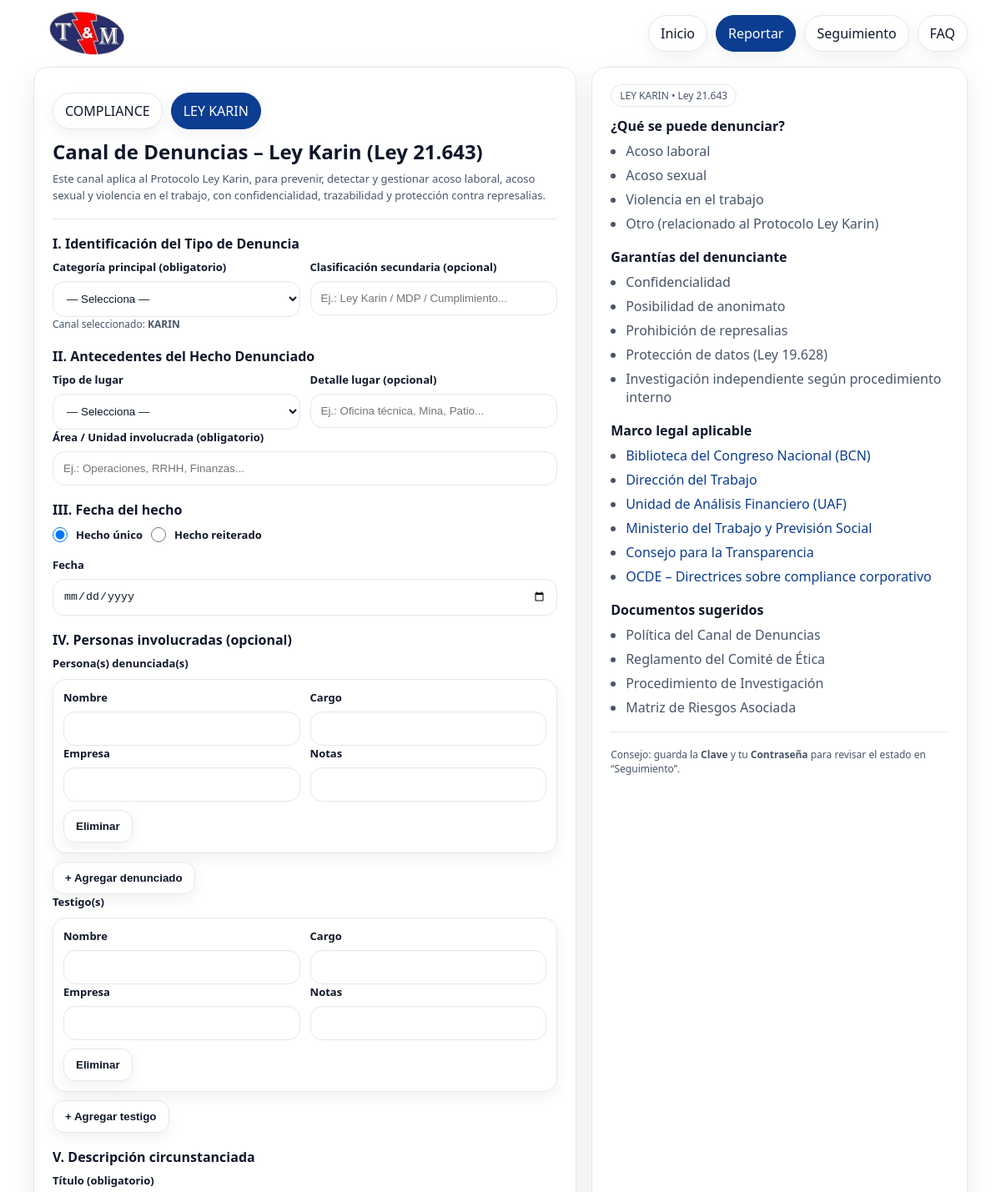
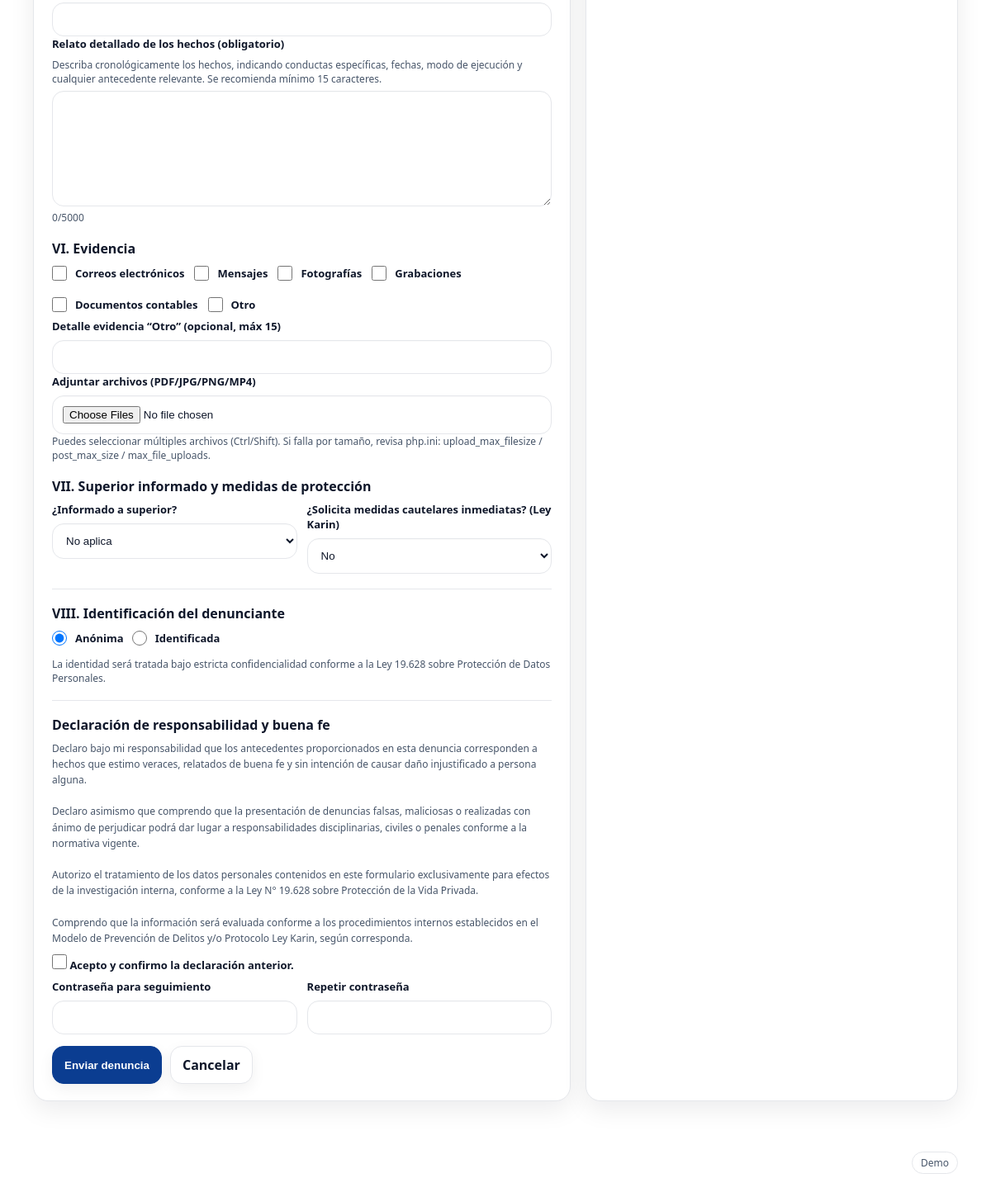
The page /reportar.php?canal=KARIN on the database its author committed (2 pictures, top to bottom).
### tables this page shows
CREATE TABLE `portal_evidence_type` (
  `id` int(11) NOT NULL,
  `code` varchar(40) NOT NULL,
  `name` varchar(120) NOT NULL
);

### _bootstrap.php (called while the page is built, shortened)
<?php
function h($s): string { return htmlspecialchars((string)$s, ENT_QUOTES, 'UTF-8'); }
function base_url(): string {
  $doc = rtrim(str_replace('\\', '/', $_SERVER['DOCUMENT_ROOT'] ?? ''), '/');
  $dir = rtrim(str_replace('\\', '/', __DIR__), '/');
  if ($doc !== '' && strpos($dir, $doc) === 0) {
    $rel = substr($dir, strlen($doc));
    return $rel === '' ? '' : $rel;
  }
  return rtrim(dirname($_SERVER['SCRIPT_NAME'] ?? ''), '/\\');
}

### reportar.php (the view, shortened to what this page needs)
<?php
require_once __DIR__ . "/_header.php";
$db = db_conn();
$canal = strtoupper((string)($_POST['canal'] ?? ($_GET['canal'] ?? 'COMPLIANCE')));
$evidence_types = [];
$res = $db->query("SELECT id, code, name FROM portal_evidence_type ORDER BY id");
if ($res) {
  while ($r = $res->fetch_assoc()) $evidence_types[] = $r;
}
$ui = [];
if ($canal === 'COMPLIANCE') {
  $ui['title'] = "Canal de Denuncias – Modelo de Prevención de Delitos";
  $ui['subtitle'] = "Este canal forma parte del Modelo de Prevención de Delitos implementado conforme a la Ley 20.393 y su reforma por Ley 21.595, garantizando confidencialidad, trazabilidad y protección contra represalias.";
  $ui['what'] = [
    "Cohecho",
    "Administración desleal",
    "Lavado de activos",
    "Receptación",
    "Corrupción entre privados",
    "Fraude contable",
    "Conflictos de interés",
    "Infracciones ambientales",
    "Delitos tributarios",
    "Vulneraciones al Código de Ética",
  ];
} else {
  $ui['title'] = "Canal de Denuncias – Ley Karin (Ley 21.643)";
  $ui['subtitle'] = "Este canal aplica al Protocolo Ley Karin, para prevenir, detectar y gestionar acoso laboral, acoso sexual y violencia en el trabajo, con confidencialidad, trazabilidad y protección contra represalias.";
  $ui['what'] = [
    "Acoso laboral",
    "Acoso sexual",
    "Violencia en el trabajo",
    "Otro (relacionado al Protocolo Ley Karin)",
  ];
}
$ui['guarantees'] = [
  "Confidencialidad",
  "Posibilidad de anonimato",
  "Prohibición de represalias",
  "Protección de datos (Ley 19.628)",
  "Investigación independiente según procedimiento interno",
];
$ui['links'] = [
  ["Biblioteca del Congreso Nacional (BCN)", "https://www.bcn.cl"],
  ["Dirección del Trabajo", "https://www.dt.gob.cl"],
  ["Unidad de Análisis Financiero (UAF)", "https://www.uaf.cl"],
  ["Ministerio del Trabajo y Previsión Social", "https://www.mintrab.gob.cl"],
  ["Consejo para la Transparencia", "https://www.consejotransparencia.cl"],
  ["OCDE – Directrices sobre compliance corporativo", "https://www.oecd.org"],
];
$ui['docs'] = [
  "Política del Canal de Denuncias",
  "Reglamento del Comité de Ética",
  "Procedimiento de Investigación",
  "Matriz de Riesgos Asociada",
];
?>
<div class="report-wrap">
  <div class="grid">
    <div class="card">
      <div class="channel-switch">
        <a class="pill <?= $canal==='COMPLIANCE'?'active':'' ?>" href="<?= h(base_url()) ?>/reportar.php?canal=COMPLIANCE">COMPLIANCE</a>
        <a class="pill <?= $canal==='KARIN'?'active':'' ?>" href="<?= h(base_url()) ?>/reportar.php?canal=KARIN">LEY KARIN</a>
      </div>
      <h2 style="margin:10px 0 6px"><?= h($ui['title']) ?></h2>
      <div class="channel-hint"><?= h($ui['subtitle']) ?></div>
      <div class="hr"></div>
      <form method="post" enctype="multipart/form-data">
        <div class="section-title">I. Identificación del Tipo de Denuncia</div>
        <div class="row">
          <div class="field">
            <label>Categoría principal (obligatorio)</label>
            <select name="category_id" required>
              <option value="0">— Selecciona —</option>
            </select>
            <div class="kpi-note">Canal seleccionado: <b><?= h($canal) ?></b></div>
          </div>
          <div class="field">
            <label>Clasificación secundaria (opcional)</label>
            <input name="secondary_classification" value="<?= h($_POST['secondary_classification'] ?? '') ?>"
                   placeholder="Ej.: Ley Karin / MDP / Cumplimiento..." />
          </div>
        </div>
        <div class="section-title">II. Antecedentes del Hecho Denunciado</div>
        <div class="row">
          <div class="field">
            <label>Tipo de lugar</label>
            <select name="location_type" id="location_type">
              <option value="">— Selecciona —</option>
            </select>
          </div>
          <div class="field">
            <label>Detalle lugar (opcional)</label>
            <input name="location" value="<?= h($_POST['location'] ?? '') ?>" placeholder="Ej.: Oficina técnica, Mina, Patio..." />
          </div>
        </div>
        <div class="field">
          <label>Área / Unidad involucrada (obligatorio)</label>
          <input name="area_unit" value="<?= h($_POST['area_unit'] ?? '') ?>" placeholder="Ej.: Operaciones, RRHH, Finanzas..." required />
        </div>
        <div class="section-title">III. Fecha del hecho</div>
        <div class="field">
          <div class="checkline">
            <label style="display:flex; gap:10px; align-items:center; font-weight:700;">
              <input type="radio" name="event_kind" value="SINGLE" <?= (($_POST['event_kind'] ?? 'SINGLE')!=='REITERATED'?'checked':'') ?>>
              Hecho único
            </label>
            <label style="display:flex; gap:10px; align-items:center; font-weight:700;">
              <input type="radio" name="event_kind" value="REITERATED" <?= (($_POST['event_kind'] ?? '')==='REITERATED'?'checked':'') ?>>
              Hecho reiterado
            </label>
          </div>
          <div id="singleBox" style="margin-top:10px">
            <label>Fecha</label>
            <input type="date" name="occurred_date" value="<?= h($_POST['occurred_date'] ?? '') ?>" />
          </div>
        </div>
        <div class="section-title">IV. Personas involucradas (opcional)</div>
        <div class="field">
          <label>Persona(s) denunciada(s)</label>
          <div id="accusedWrap"></div>
          <div class="btnrow" style="margin-top:10px">
            <button type="button" class="btn secondary" onclick="addRow('accusedWrap','accused')">+ Agregar denunciado</button>
          </div>
        </div>
        <div class="field">
          <label>Testigo(s)</label>
          <div id="witnessWrap"></div>
          <div class="btnrow" style="margin-top:10px">
            <button type="button" class="btn secondary" onclick="addRow('witnessWrap','witness')">+ Agregar testigo</button>
          </div>
        </div>
        <div class="section-title">V. Descripción circunstanciada</div>
        <div class="field">
          <label>Título (obligatorio)</label>
          <input name="subject" value="<?= h($_POST['subject'] ?? '') ?>" required />
        </div>
        <div class="field">
          <label>Relato detallado de los hechos (obligatorio)</label>
          <div class="small" style="margin-bottom:6px">
            Describa cronológicamente los hechos, indicando conductas específicas, fechas, modo de ejecución y cualquier antecedente relevante.
            Se recomienda mínimo 15 caracteres.
          </div>
          <textarea name="description" id="description" maxlength="5000" required><?= h($_POST['description'] ?? '') ?></textarea>
          <div class="small"><span id="descCount">0</span>/5000</div>
        </div>
        <div class="section-title">VI. Evidencia</div>
        <div class="field">
          <div class="checkline" style="flex-wrap:wrap; gap:12px">
            <?php
              $chosen = $_POST['evidence_type_id'] ?? [];
              $chosen = array_map('intval', $chosen);
            ?>
            <?php foreach ($evidence_types as $t): ?>
              <label style="display:flex; gap:10px; align-items:center; font-weight:700;">
                <input type="checkbox" name="evidence_type_id[]" value="<?= (int)$t['id'] ?>"
                  <?= in_array((int)$t['id'], $chosen, true) ? 'checked' : '' ?>>
                <?= h($t['name']) ?>
              </label>
            <?php endforeach; ?>
          </div>
        </div>
        <div class="field">
          <label>Detalle evidencia “Otro” (opcional, máx 15)</label>
          <input name="evidence_other_detail" value="<?= h($_POST['evidence_other_detail'] ?? '') ?>" />
        </div>
        <div class="field">
          <label>Adjuntar archivos (PDF/JPG/PNG/MP4)</label>
          <input id="attachments" type="file" name="attachments[]" multiple accept=".pdf,.jpg,.jpeg,.png,.mp4" />
          <div class="small">
            Puedes seleccionar múltiples archivos (Ctrl/Shift).
            Si falla por tamaño, revisa php.ini: upload_max_filesize / post_max_size / max_file_uploads.
          </div>
        </div>
        <div class="section-title">VII. Superior informado y medidas de protección</div>
        <div class="row">
          <div class="field">
            <label>¿Informado a superior?</label>
            <select name="reported_to_superior">
              <option value="NA"  <?= (($_POST['reported_to_superior'] ?? 'NA')==='NA'?'selected':'') ?>>No aplica</option>
            </select>
          </div>
          <div class="field">
            <label>¿Solicita medidas cautelares inmediatas?<?= $canal==='KARIN' ? ' (Ley Karin)' : '' ?></label>
            <select name="protection_requested" id="protection_requested">
              <option value="0" <?= ((int)($_POST['protection_requested'] ?? 0)===0?'selected':'') ?>>No</option>
            </select>
          </div>
        </div>
        <div class="hr"></div>
        <div class="section-title">VIII. Identificación del denunciante</div>
        <div class="field">
          <div class="checkline">
            <label style="display:flex; gap:10px; align-items:center; font-weight:800;">
              <input type="radio" name="is_anonymous" value="1" <?= ((int)($_POST['is_anonymous'] ?? 1)===1?'checked':'') ?>>
              Anónima
            </label>
            <label style="display:flex; gap:10px; align-items:center; font-weight:800;">
              <input type="radio" name="is_anonymous" value="0" <?= ((int)($_POST['is_anonymous'] ?? 1)===0?'checked':'') ?>>
              Identificada
            </label>
          </div>
          <div class="small" style="margin-top:6px">
            La identidad será tratada bajo estricta confidencialidad conforme a la Ley 19.628 sobre Protección de Datos Personales.
          </div>
        </div>
        <div class="hr"></div>
        <div class="section-title">Declaración de responsabilidad y buena fe</div>
        <div class="small" style="line-height:1.6">
          Declaro bajo mi responsabilidad que los antecedentes proporcionados en esta denuncia corresponden a hechos que estimo veraces,
          relatados de buena fe y sin intención de causar daño injustificado a persona alguna.<br><br>
          Declaro asimismo que comprendo que la presentación de denuncias falsas, maliciosas o realizadas con ánimo de perjudicar
          podrá dar lugar a responsabilidades disciplinarias, civiles o penales conforme a la normativa vigente.<br><br>
          Autorizo el tratamiento de los datos personales contenidos en este formulario exclusivamente para efectos de la investigación interna,
          conforme a la Ley N° 19.628 sobre Protección de la Vida Privada.<br><br>
          Comprendo que la información será evaluada conforme a los procedimientos internos establecidos en el Modelo de Prevención de Delitos
          y/o Protocolo Ley Karin, según corresponda.
        </div>
        <div class="field" style="margin-top:10px">
          <label class="checkline">
            <input type="checkbox" name="terms_accepted" <?= isset($_POST['terms_accepted']) ? 'checked' : '' ?> required>
            <span>Acepto y confirmo la declaración anterior.</span>
          </label>
        </div>
        <div class="row">
          <div class="field">
            <label>Contraseña para seguimiento</label>
            <input type="password" name="password" />
          </div>
          <div class="field">
            <label>Repetir contraseña</label>
            <input type="password" name="password2" />
          </div>
        </div>
        <div class="btnrow" style="margin-top:14px">
          <button class="btn primary" type="submit">Enviar denuncia</button>
          <a class="btn secondary" href="<?= h(base_url()) ?>/">Cancelar</a>
        </div>
      </form>
    </div>
    <div class="card">
      <div class="badge"><?= $canal==='COMPLIANCE' ? 'COMPLIANCE • Ley 20.393 / 21.595' : 'LEY KARIN • Ley 21.643' ?></div>
      <div class="section-title" style="margin-top:12px">¿Qué se puede denunciar?</div>
      <ul class="list">
        <?php foreach ($ui['what'] as $it): ?><li><?= h($it) ?></li><?php endforeach; ?>
      </ul>
      <div class="section-title">Garantías del denunciante</div>
      <ul class="list">
        <?php foreach ($ui['guarantees'] as $it): ?><li><?= h($it) ?></li><?php endforeach; ?>
      </ul>
      <div class="section-title">Marco legal aplicable</div>
      <ul class="list">
        <?php foreach ($ui['links'] as $ln): ?>
          <li><a href="<?= h($ln[1]) ?>" target="_blank" rel="noopener"><?= h($ln[0]) ?></a></li>
        <?php endforeach; ?>
      </ul>
      <div class="section-title">Documentos sugeridos</div>
      <ul class="list">
        <?php foreach ($ui['docs'] as $it): ?><li><?= h($it) ?></li><?php endforeach; ?>
      </ul>
      <div class="hr"></div>
      <div class="small">
        Consejo: guarda la <b>Clave</b> y tu <b>Contraseña</b> para revisar el estado en “Seguimiento”.
      </div>
    </div>
  </div>
</div>
<?php require_once __DIR__ . "/_footer.php"; ?>

### rows shown on the page
portal_evidence_type: name "Correos electrónicos"
portal_evidence_type: name "Mensajes"
portal_evidence_type: name "Fotografías"
portal_evidence_type: name "Grabaciones"
portal_evidence_type: name "Documentos contables"
portal_evidence_type: name "Otro"

### other values the page prints
$ui['title'] "Canal de Denuncias – Ley Karin (Ley 21.643)"
$ui['subtitle'] "Este canal aplica al Protocolo Ley Karin, para prevenir, detectar y gestionar acoso laboral, acoso sexual y violencia en el trabajo, con confidencialidad, trazabilidad y protección contra represalias."
$canal "KARIN"
$it "Acoso laboral"
$it "Acoso sexual"
$it "Violencia en el trabajo"
$it "Otro (relacionado al Protocolo Ley Karin)"
$it "Confidencialidad"
$it "Posibilidad de anonimato"
$it "Prohibición de represalias"
$it "Protección de datos (Ley 19.628)"
$it "Investigación independiente según procedimiento interno"
$ln[0] "Biblioteca del Congreso Nacional (BCN)"
$ln[0] "Dirección del Trabajo"
$ln[0] "Unidad de Análisis Financiero (UAF)"
